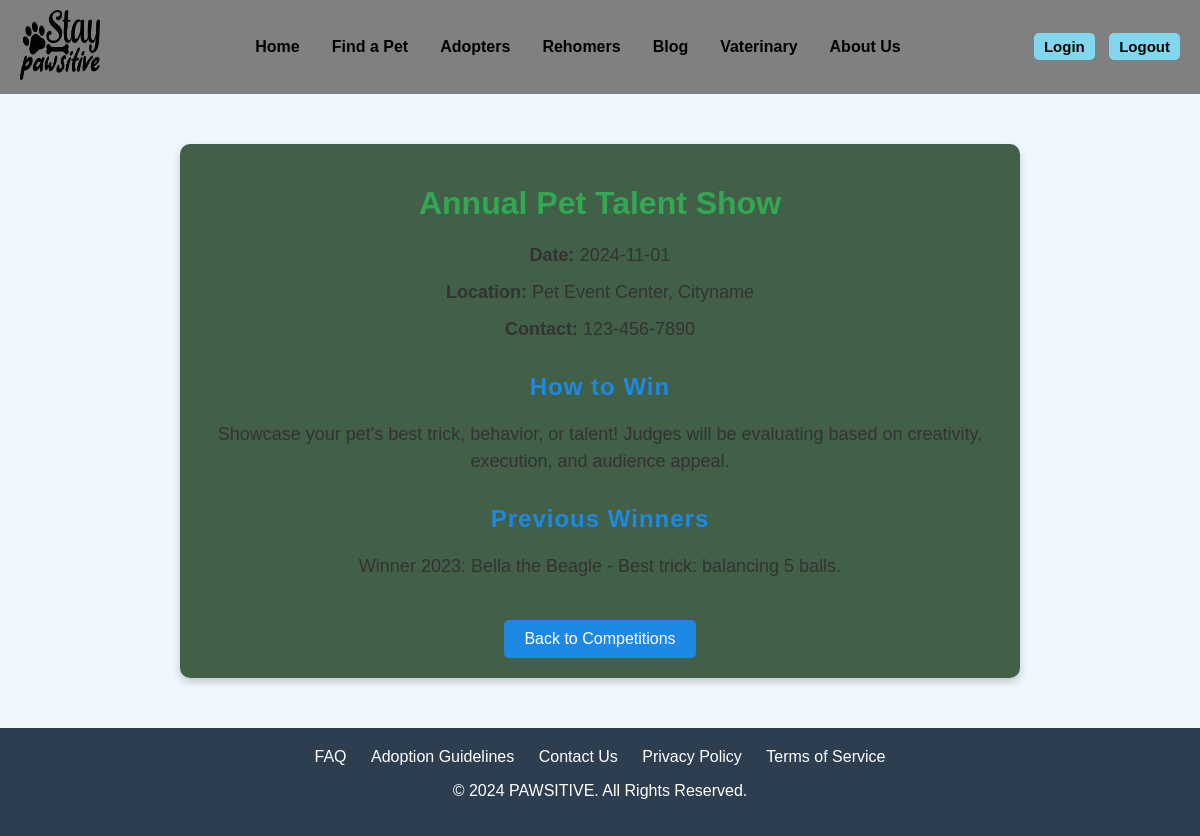
/competition_info.php?id=1, run on the app's committed database.
### tables this page shows
CREATE TABLE competitions (
    id INT AUTO_INCREMENT PRIMARY KEY,
    title VARCHAR(255) NOT NULL,
    date DATE NOT NULL,
    location VARCHAR(255) NOT NULL,
    contact VARCHAR(50),
    how_to_win TEXT,
    previous_winners TEXT
);

### competition_info.php (the view, shortened to what this page needs)
<?php
$host = 'localhost';
$db = 'pawsitive';
$user = 'root';
$pass = '';
$conn = new PDO("mysql:host=$host;dbname=$db", $user, $pass);
if (isset($_GET['id'])) {
    $competitionId = $_GET['id'];
    $stmt = $conn->prepare("SELECT * FROM competitions WHERE id = :id");
    $stmt->execute(['id' => $competitionId]);
    $competition = $stmt->fetch(PDO::FETCH_ASSOC);
} else {
    echo "No competition selected!";
    exit;
}
?>
<!DOCTYPE html>
<html lang="en">
<head>
    <link rel="stylesheet" href="vet.css">
    <link rel="stylesheet" href="competition_info.css">
</head>
<body>
    <?php include('templates/header.php'); ?>
    <div class="competition-details">
        <h1><?= $competition['title']; ?></h1>
        <p><strong>Date:</strong> <?= $competition['date']; ?></p>
        <p><strong>Location:</strong> <?= $competition['location']; ?></p>
        <p><strong>Contact:</strong> <?= $competition['contact']; ?></p>
        <h2>How to Win</h2>
        <p><?= $competition['how_to_win']; ?></p>
        <h2>Previous Winners</h2>
        <p><?= $competition['previous_winners']; ?></p>
        <a href="vatenary.php">Back to Competitions</a>
    </div>
    <?php include('templates/footer.php'); ?>
</body>
</html>

### vet.css (style rules this page uses)
body { font-family: Arial, sans-serif; background-color: #f0f8ff; margin: 0; padding: 0; }

### competition_info.css (style rules this page uses)
body { font-family: Arial, sans-serif; background-image: url('images/we.jpg'); background-size: cover; background-position: center; margin: 0; padding: 0; color: #333; }
.competition-details { background-color: rgba(47, 80, 52, 0.9); margin: 50px auto; padding: 20px; width: 80%; max-width: 800px; border-radius: 10px; box-shadow: 0 4px 8px rgba(0, 0, 0, 0.2); text-align: center; transition: transform 0.3s ease, box-shadow 0.3s ease; }
.competition-details h1 { color: #32a852; margin-bottom: 20px; }
.competition-details p { font-size: 18px; margin: 10px 0; line-height: 1.5; }
.competition-details h2 { font-size: 24px; color: #1e88e5; margin-top: 30px; }
.competition-details a { display: inline-block; margin-top: 30px; padding: 10px 20px; background-color: #1e88e5; color: white; text-decoration: none; border-radius: 5px; transition: background-color 0.3s ease; }

### styles.css (style rules this page uses)
body { font-family: Arial, sans-serif; margin: 0; padding: 0; box-sizing: border-box; }
h2 { margin-bottom: 1.5rem; text-align: center; }
h2 { text-align: center; color: #4a4a4a; margin-bottom: 20px; font-size: 24px; font-weight: bold; letter-spacing: 1px; color: #ff6f61; }

### data on the page
competitions: title "Annual Pet Talent Show", date "2024-11-01", location "Pet Event Center, Cityname", contact "123-456-7890", how_to_win "Showcase your pet's best trick, behavior, or talent! Judges will be evaluating based on creativity, execution, and audience appeal.", previous_winners "Winner 2023: Bella the Beagle - Best trick: balancing 5 balls."
